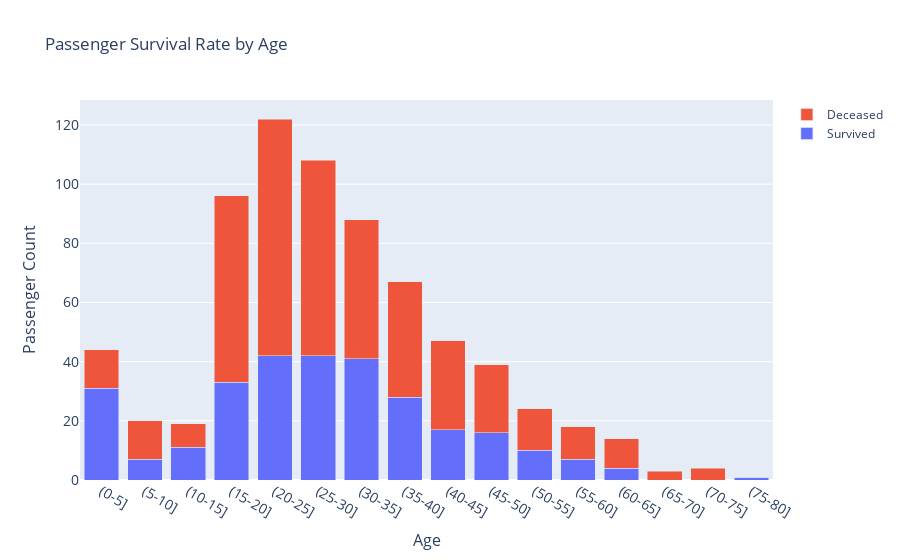

The notebook cell saved with this chart:
### Markdown cell above
### The Age Feature
The age feature is fractional if less than 1 and the maximum age is 80.

### Code cell
bins=np.linspace(0,80,17)
group_names=['({}-{}]'.format(int(bins[x]),int(bins[x+1])) for x in range(len(bins)-1)]
train_df['Age_cat']=pd.cut(train_df['Age'],bins,labels=group_names,include_lowest=True)

survival_plot(train_df,
                 col='Age_cat',
                 x_vals=group_names,
                 x_labels=group_names,
                 plot_title='Passenger Survival Rate by Age',
                 xaxis_title='Age',
                 yaxis_title='Passenger Count')

### Figure 1 — Plotly figure (JSON) as saved in the notebook; plotly's stock layout.template omitted (floating-point values rounded to 4 significant figures)
{"data": [{"customdata": [70.45, 35, 57.89, 34.38, 34.43, 38.89, 46.59, 41.79, 36.17, 41.03, 41.67, 38.89, 28.57, 0, 0, 100], "hovertemplate": "%{customdata:.2f}%", "name": "Survived", "type": "bar", "x": ["(0-5]", "(5-10]", "(10-15]", "(15-20]", "(20-25]", "(25-30]", "(30-35]", "(35-40]", "(40-45]", "(45-50]", "(50-55]", "(55-60]", "(60-65]", "(65-70]", "(70-75]", "(75-80]"], "y": [31, 7, 11, 33, 42, 42, 41, 28, 17, 16, 10, 7, 4, 0, 0, 1]}, {"customdata": [29.55, 65, 42.11, 65.62, 65.57, 61.11, 53.41, 58.21, 63.83, 58.97, 58.33, 61.11, 71.43, 100, 100, 0], "hovertemplate": "%{customdata:.2f}%", "name": "Deceased", "type": "bar", "x": ["(0-5]", "(5-10]", "(10-15]", "(15-20]", "(20-25]", "(25-30]", "(30-35]", "(35-40]", "(40-45]", "(45-50]", "(50-55]", "(55-60]", "(60-65]", "(65-70]", "(70-75]", "(75-80]"], "y": [13, 13, 8, 63, 80, 66, 47, 39, 30, 23, 14, 11, 10, 3, 4, 0]}], "layout": {"autosize": true, "barmode": "stack", "title": {"text": "Passenger Survival Rate by Age"}, "xaxis": {"autorange": true, "range": [-0.5, 15.5], "tickfont": {"size": 14}, "title": {"font": {"size": 16}, "text": "Age"}, "type": "category"}, "yaxis": {"autorange": true, "range": [0, 128.4], "tickfont": {"size": 14}, "title": {"font": {"size": 16}, "text": "Passenger Count"}, "type": "linear"}}}
